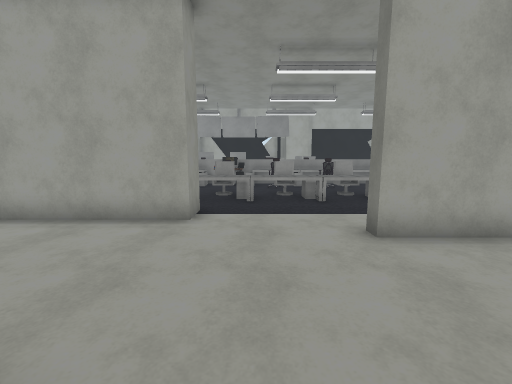
[1] (above)

24 first-person views from a walk through a Unity game level. The camera is 1.5 m above the floor, tilts 8° down and sees 90° across. The floor is counted in squares, 1 m on a side. Each view is taken from the middle of a square. On the plan, view 1 faces up. The plan holds only what a view shows up to about 13 squares ahead; the rest is blank. The place goes on beyond the plan. The player character is not drawn. Some surface patterns are stand-ins.

[2]
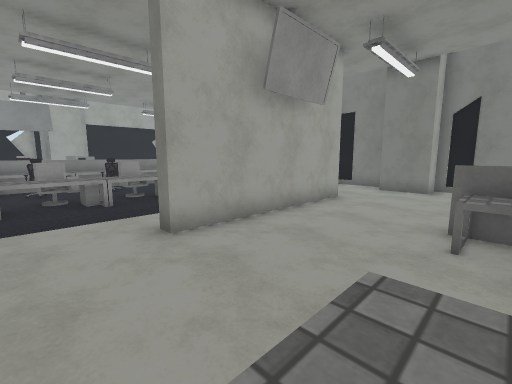

[3]
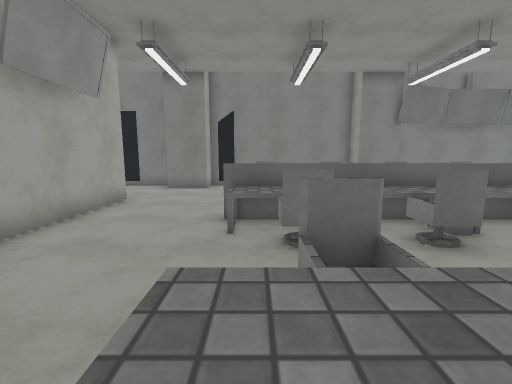

[4]
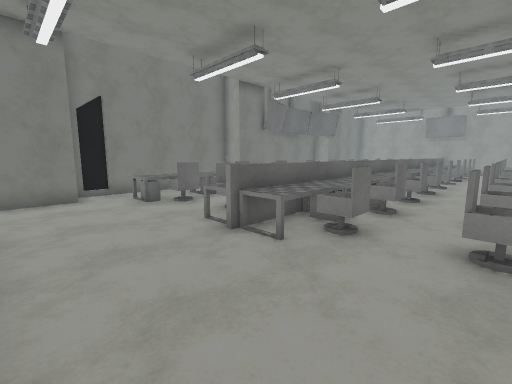

[5]
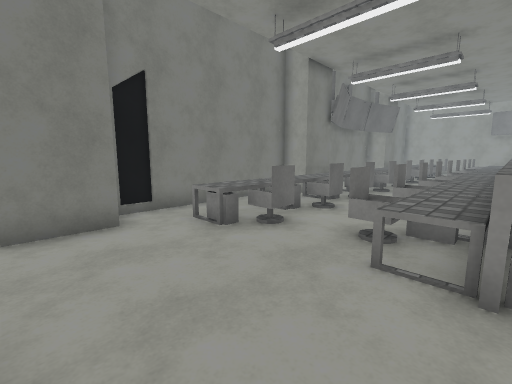

[6]
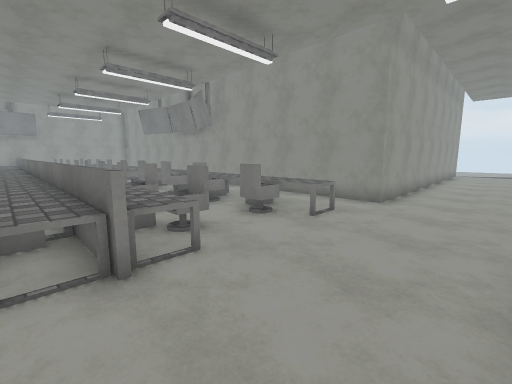

[7]
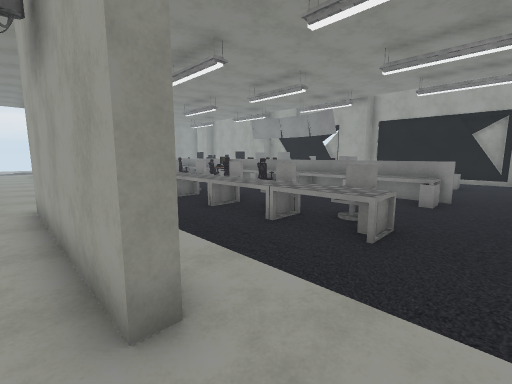

[8]
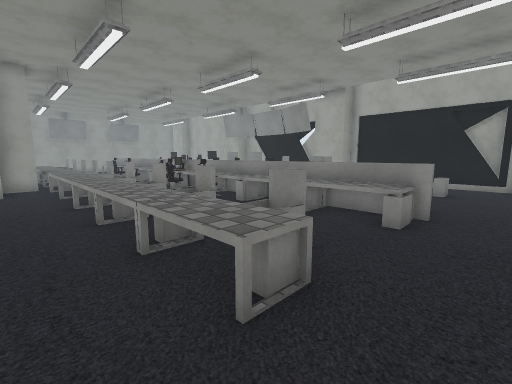

[9]
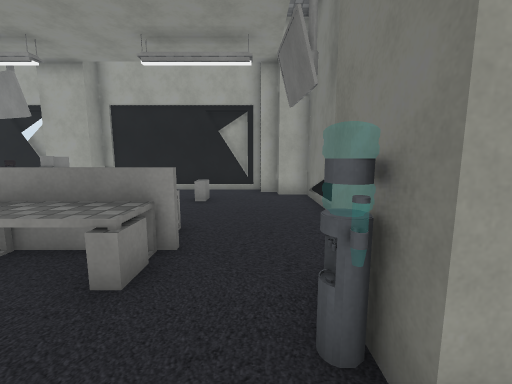

[10]
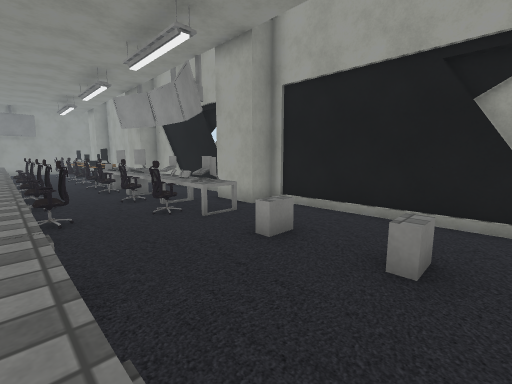

[11]
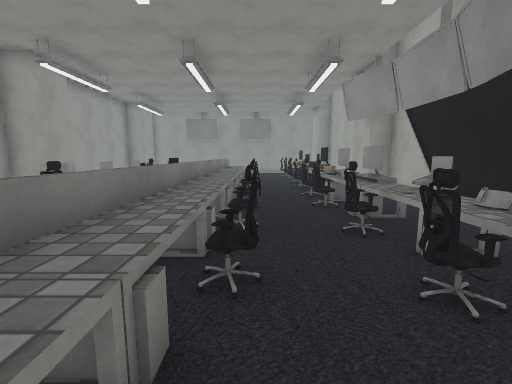

[12]
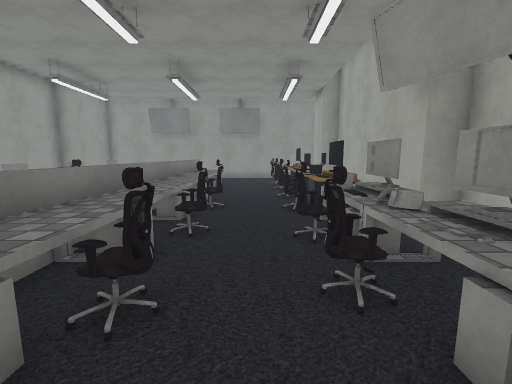

[13]
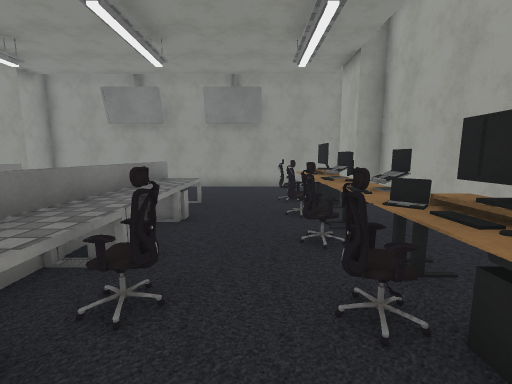

[14]
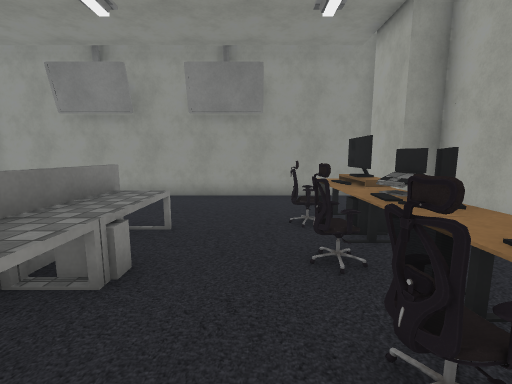

[15]
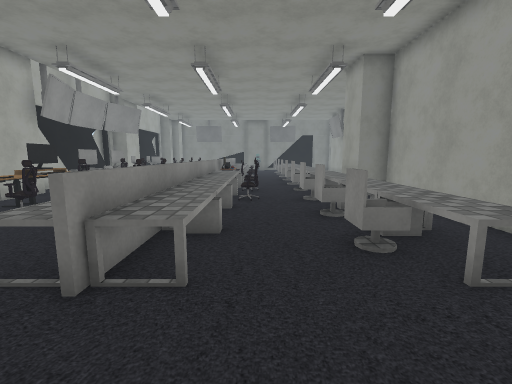

[16]
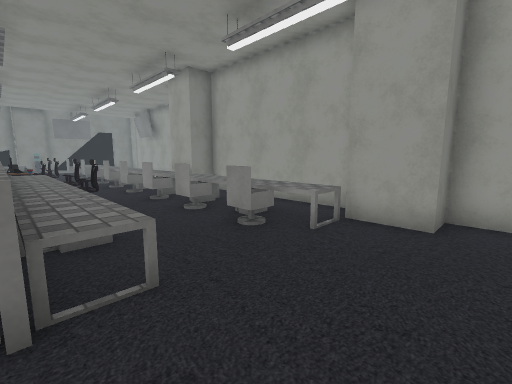

[17]
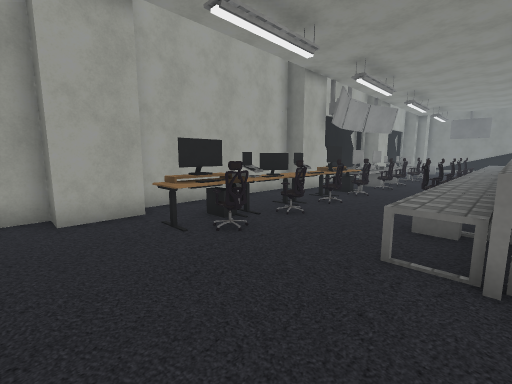

[18]
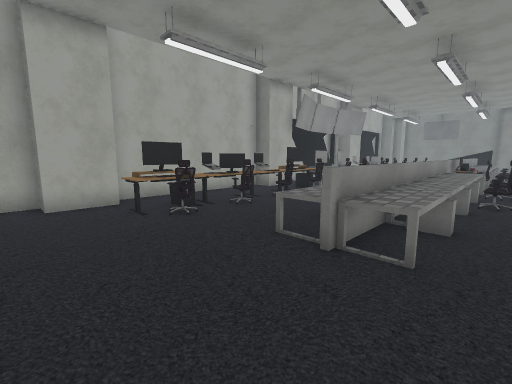

[19]
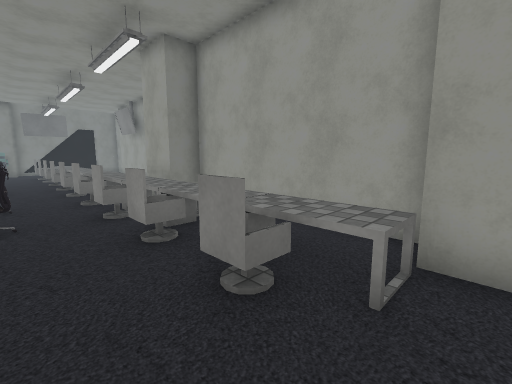

[20]
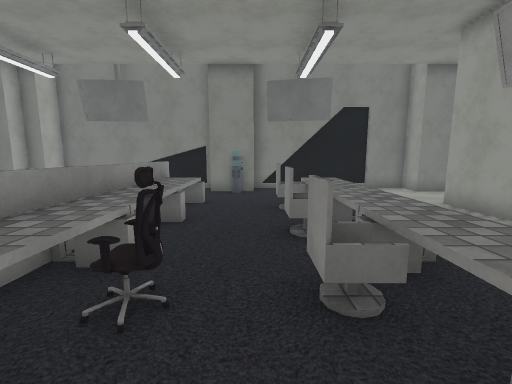

[21]
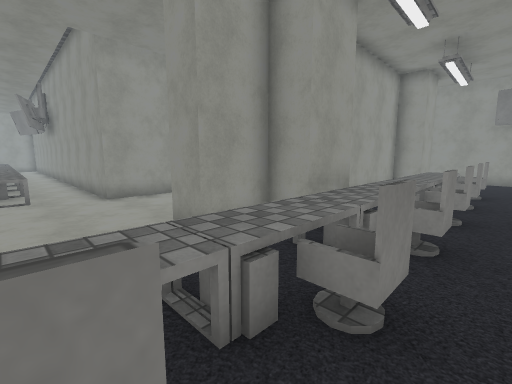

[22]
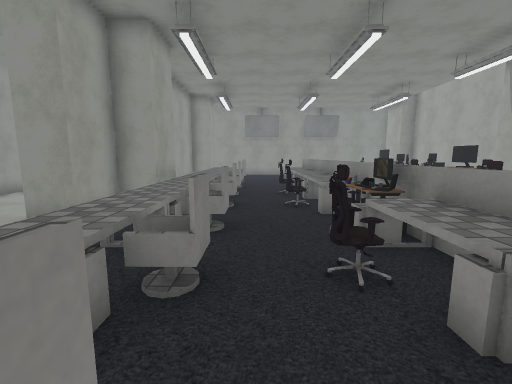

[23]
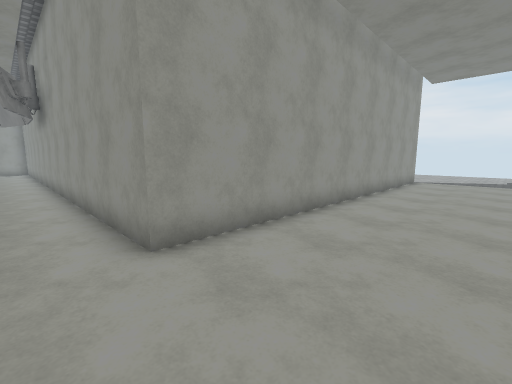

[24]
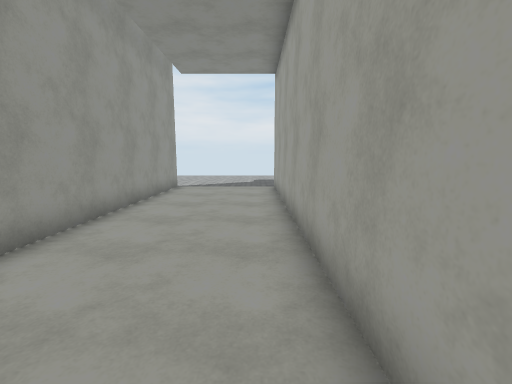

### Floor plan
Key: @ floor where view 1 was taken; # wall or solid block; x gap in a wall; . floor; = window, fence, low wall or low ledge; ^ raised ledge; O other object.
Columns run from 17 left of view 1 to 13 right of it. Each row starts with its distance up from view 1.
 22 ###################  ########
 21 #.##.......## ^^^^^^##......##
 20 #............^^^^^^^^........##
 19 #..O#OOOOO#OO^=^^^^^^...=.^...#
 18 #...OOOOOO.O.OOOO.O.OO........#
 17 #.............................#
 16 #.........OO.O..O.O.O.........#
 15 #....^^^^^^^^^^^^^^^^^^^^^^...#
 14 #....^^^^^^^^^^OO^^^^^^^^^^...#
 13 # ...^^^^^^^^^^O ^^^^^^^^^^..##
 12 #..........O.O....O.OO.......O#
 11 #............................##
 10 #.....^.==.^.^x.^.^.==.^.^=...#
  9 # ...^^^^^^^^^^^^^^^^^^^^^^.. #
  8 # .##^^^^ ^ ##............... #
  7 ################............. #
  6 ################.....   ......#
  5 ....................######....#
  4 .............................##
  3 .............................##
  2 .............................##
  1  ###############............^.#
  0                #.@^...^^^..=^.#
 -1                #..^=.#^^^=.x^.#
 -2                #..^...^^^..x^.#
 -3                #..^=.#^^^=.=^ #
 -4                #..^...^^^  .^ #
 -5                #..^^.^^^^^ ^^##
 -6                #..^^.^^^^^   #

Where each view was taken, in squares from view 1:
view 1: 0 up, 0 right, facing up
view 2: 0 up, 0 right, facing up-right
view 3: 0 up, 0 right, facing right
view 4: 4 up, 2 right, facing down-right
view 5: 4 up, 6 right, facing down-right
view 6: 4 up, 7 right, facing down-left
view 7: 4 up, 11 right, facing up-left
view 8: 7 up, 11 right, facing up-left
view 9: 10 up, 11 right, facing up
view 10: 15 up, 10 right, facing up-left
view 11: 16 up, 6 right, facing left
view 12: 17 up, 1 right, facing left
view 13: 17 up, 4 left, facing left
view 14: 17 up, 7 left, facing left
view 15: 12 up, 15 left, facing right
view 16: 14 up, 15 left, facing down-right
view 17: 14 up, 16 left, facing up-right
view 18: 12 up, 16 left, facing up-right
view 19: 12 up, 13 left, facing down-right
view 20: 11 up, 1 right, facing right
view 21: 11 up, 1 right, facing down-left
view 22: 11 up, 4 right, facing left
view 23: 5 up, 0 right, facing down-left
view 24: 5 up, 4 left, facing left
